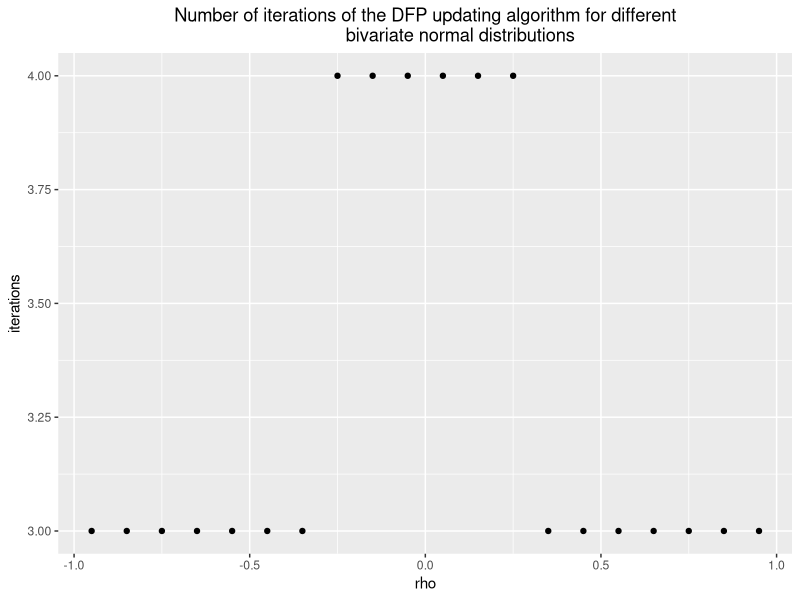

Reproduce this figure in R.
# Name: Christian Peters

library(numDeriv)
library(mvtnorm)
library(ggplot2)

# No. 2)
# ======

#' Implementation of a quasi-newton optimization algorithm using the DFP update.
#' 
#' @param f       The function to optimize.
#' @param start   The starting point.
#' @param tol     The minimum step size. Used as a stopping criterion.
#' @param maxIter Upper threshold for the maximum number of iterations.
#' 
#' @return A list with two entries: The result and the number of iterations.
dfpOptim <- function(f, start, tol=1e-4, maxIter=50) {
  # approximation of the inverse hessian matrix that is updated according
  # to the DFP update rule
  invHessian <- diag(length(start))
  last <- start
  curIter <- 1
  curGradient <- grad(f, start)
  
  repeat {
    # find the best stepsize
    ny <- optimize(function(x) {
        f(last - x * (invHessian %*% curGradient)[,1])
        # don't take steps bigger than a newton step
      }, interval=c(0, 1))$minimum
    
    # take a step
    deltaTheta <- -ny * (invHessian %*% curGradient)[,1]
    new <- last + deltaTheta
    
    # check stopping conditions
    if (norm(new - last, type='2') < tol || curIter >= maxIter) {
      return(list(result=new, iterations=curIter))
    }
    
    # approximate the next gradient
    nextGradient <- grad(f, new)
    
    # update the inverse hessian approximation using the DFP update
    g <- nextGradient - curGradient
    
    dfpUpdate <- (deltaTheta %*% t(deltaTheta)) / (t(g) %*% deltaTheta)[1, 1] - 
      (invHessian %*% g %*% t(g) %*% invHessian) / (t(g) %*% invHessian %*% g)[1, 1]
    
    invHessian <- invHessian + dfpUpdate
    
    curGradient <- nextGradient
    last <- new
    curIter <- curIter + 1
  }
}

#' This function tests the DFP optimization algorithm by minimizing several
#' bivariate normal distributions with different correlation parameters and
#' examining the number of iterations that it takes to find the minimum.
testDfpOptim <- function() {
  # the different rho values to test
  rho <- seq(-0.95, 0.95, 0.1)
  # get the number of iterations it takes for each rho
  iterations <- sapply(rho, function(rho){
    sigma <- matrix(c(1, rho, rho, 1), nrow=2)
    mean <- c(0, 0)
    # start at a suitable point so that the algorithm converges
    start <- c(0.75, sign(rho)*0.75)
    res <- dfpOptim(function(x) -dmvnorm(x, mean=mean, sigma=sigma), start=start)
    if(!isTRUE(all.equal(mean, res$result, tolerance=1e-4))) {
      message(paste0('Error at rho = ', rho, ': The optimizer did not converge! ',
                     'Stopped at: [', res$result[1], ', ', res$result[2], ']'))
    }
    return(res$iterations)
  })
  print(
    ggplot(data.frame(rho=rho, iterations=iterations), aes(x=rho, y=iterations)) +
      ggtitle('Number of iterations of the DFP updating algorithm for different
              bivariate normal distributions') +
      geom_point() +
      theme(plot.title = element_text(hjust = 0.5))
  )
}

testDfpOptim()

# Note No3: Quadratsummen, Korrelation

